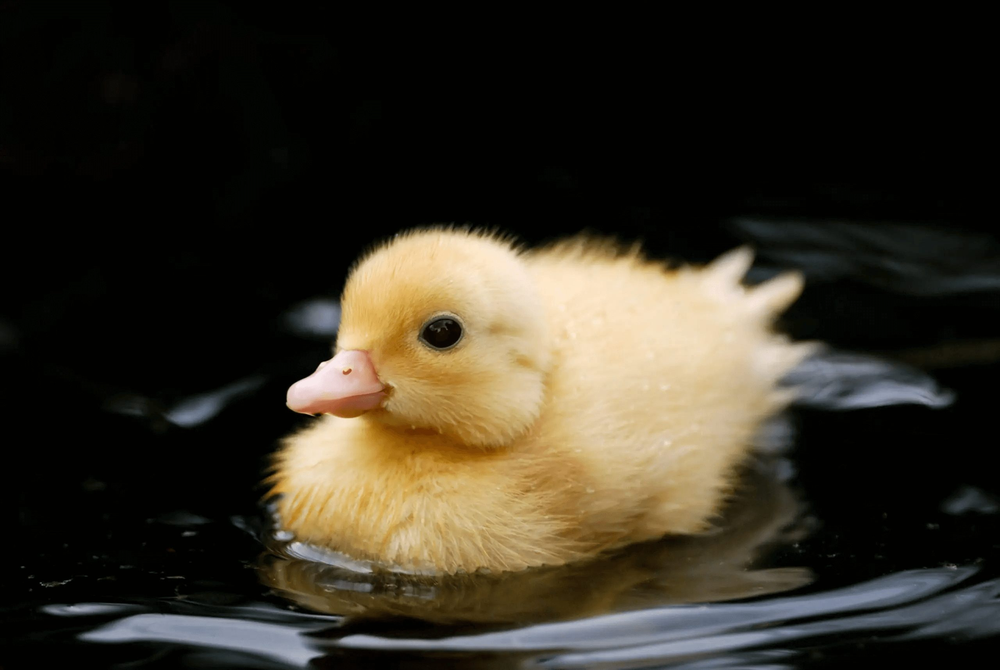
#> input picture image.png, 1000 x 670 px, shrunk from 2560 x 1714 before the run
$ python Patel_Lab_1.py
#> lines starting #> are read from the running program, lines starting #| are printed output that depends on the picture; after the words box and inside, x2 and y2 are one past the last pixel; in counts of white or black regions, pixels touching at a corner belong together
import numpy as np
import matplotlib.pyplot as plt
from mpl_toolkits.mplot3d import Axes3D
import scipy.linalg as la
from scipy.optimize import minimize
from scipy.fftpack import fft, fftfreq
import cv2 as cv
import sys

# 3.2 NumPy

# 1) Why is numpy faster than using for loops in Python for operations such as matrix multiplications?

# Numpy is faster for operations because Numpy uses vectorization which is absense of explicit looping/indexing
# as these things take place in optimzied, pre-compiled C code.

# 2) What is the data type used in numpy which makes such operations feasible? Also name a few differences between this data type
# and its similar counterpart in Python

# In NumPy, the data type that enables operations on arrays is called "ndarray", that is Numpy Array, which allows for homogenous
# data storage, meaning all elements within an array must be of the same data type (like integer, float, boolean), unlike Python
# lists where elements can be of different types.

# 3)
a = np.array([1, 2, 3, 4])
print("Example of numpy array:", a)

# 4)
ones_array = np.ones((3,4))
zeroes_array = np.zeros((4,3))
print("Array of 1’s with dimension 3x4:")
print(ones_array)
print("Array of 0’s with dimension 4x3:")
print(zeroes_array)

# 5)
A = np.array([[1, 2, 3], [4, 5, 6]])
B = np.array([[1, 2, 3, 4], [5, 6, 7, 8], [9, 10, 11, 12]])
result = np.dot(A, B)
print("Example of Matrix Multiplication:")
print(result)

# 6)
A = np.array([[3, 1], [1, 2]])
D,V = np.linalg.eig(A)
print("Eigenvalues:", D)
print("Eigenvectors:\n", V)

# 3.3 Matplotlib

# 1 and 2)
x = np.linspace(0, 2 * np.pi, 100)
y = np.sin(x)
# Plot the sine function
plt.plot(x, y)
plt.xlabel('x')
plt.ylabel('sin(x)')
plt.title('Sine Function')
plt.show()
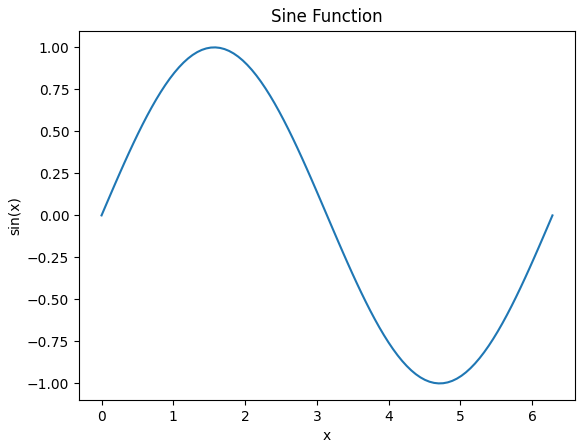
#> figure drawn by matplotlib, 1 panel; curve peaks at x = 1.59, y = 1

#3)
# Define the function z = sin(x^2 + y^2)
def func(x, y):
    return np.sin(np.sqrt(x**2 + y**2))

# Create a grid of x and y values
x = np.linspace(-10, 10, 100)
y = np.linspace(-10, 10, 100)
X, Y = np.meshgrid(x, y)
Z = func(X, Y)

# Plot the 3D surface
fig = plt.figure(figsize=(10, 7))
ax = fig.add_subplot(111, projection='3d')
surf = ax.plot_surface(X, Y, Z, cmap='viridis', edgecolor='k')

# Add labels and a color bar
ax.set_xlabel('X-axis')
ax.set_ylabel('Y-axis')
ax.set_zlabel('Z-axis')
plt.colorbar(surf, ax=ax, shrink=0.5, aspect=10)
plt.title('3D plot of z = sin(x^2 + y^2)')
plt.show()
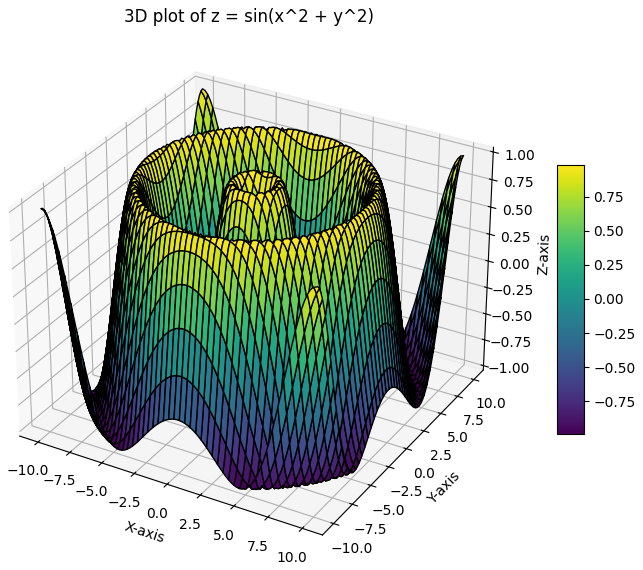
#> figure drawn by matplotlib, 2 panels

# 3.4 SciPy

# 1)
A = ([3, 1],[1, 2])
B = ([9], [8])
x = la.solve(A,B)
print("The solution for x and y is:", x)

# 2)

# Define the function y = x^2 + 2x
def function(x):
    return (x**2 + 2*x)
# Minimize the function
result = minimize(function,1).x
print("The minimum of the function is:", result)

# 3)

# Define the function
x = np.linspace(0, 1, 1000, endpoint=False)  # 1000 points in the interval [0, 1)
f_x = np.sin(100 * np.pi * x) + 0.5 * np.sin(160 * np.pi * x)

# Perform Fourier Transformation
fft_result = fft(f_x)
frequencies = fftfreq(len(x), d=(x[1] - x[0]))  # Frequency bins

# Take only positive frequencies for plotting
positive_freqs = frequencies[frequencies >= 0]
positive_fft = np.abs(fft_result[frequencies >= 0])

# Plot the frequency response
plt.figure(figsize=(10, 6))
plt.plot(positive_freqs, positive_fft, label="Frequency Response")
plt.title("Frequency Response of the Signal")
plt.xlabel("Frequency (Hz)")
plt.ylabel("Amplitude")
plt.grid()
plt.legend()
plt.show()
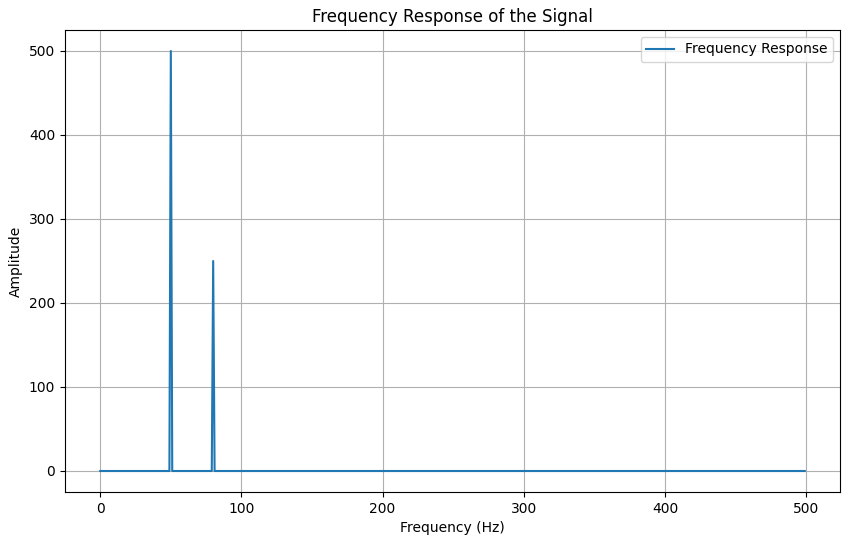
#> figure drawn by matplotlib, 1 panel; curve peaks at x = 50, y = 500

# 3.5 Open CV

#1)
#Read in Image
img = cv.imread(cv.samples.findFile("image.png"))
#> img is the input picture: shape (670, 1000, 3); mean B, G, R 36.7, 48.9, 54.7

if img is None:
    sys.exit("Could not read the image.")

#Grayscale the image
gray_image = cv.cvtColor(img, cv.COLOR_BGR2GRAY)
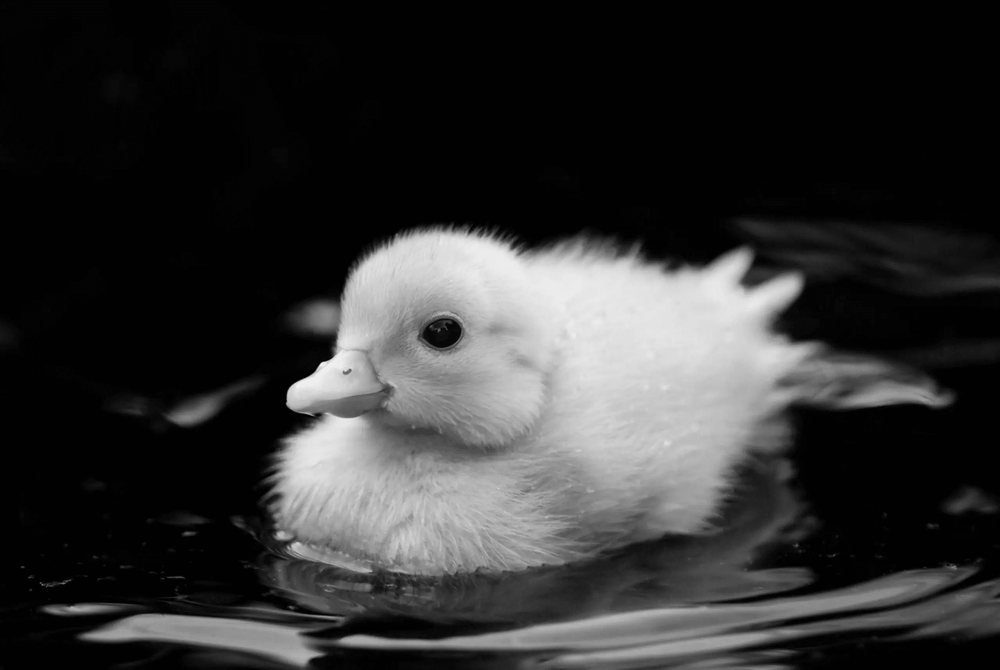
#> gray_image: shape (670, 1000); min 0, max 243, mean 49.3

#Filter and Edge Detection
blurred = cv.GaussianBlur(src=gray_image, ksize=(3, 5), sigmaX=0.5)
edges = cv.Canny(blurred, 70, 135)
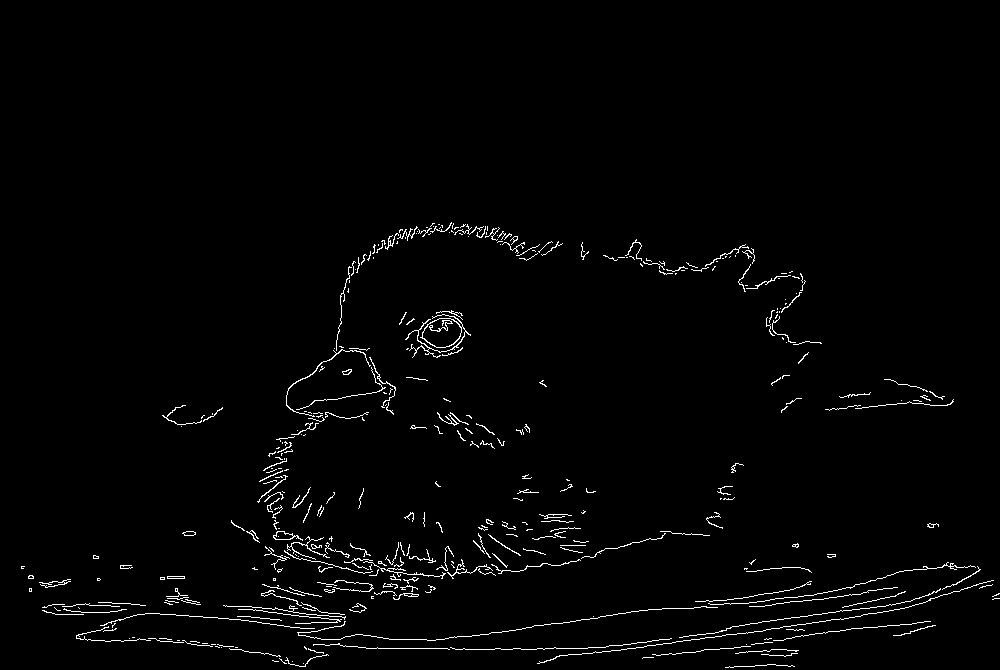
#> edges: shape (670, 1000); 1.8% white in thin lines or dots, all inside (x1, y1, x2, y2) = (21, 222, 1000, 668)

#Face Detection
haar_cascade = cv.CascadeClassifier(cv.data.haarcascades + 'Haarcascade_frontalface_default.xml')
faces_rect = haar_cascade.detectMultiScale(gray_image, 1.1, 9)
#> faces_rect = ()

for (x, y, w, h) in faces_rect:
    cv.rectangle(img, (x, y), (x+w, y+h), (0, 255, 0), 2)
#> this loop made 0 passes

# Convert images from BGR to RGB for correct display in matplotlib
image_rgb = cv.cvtColor(img, cv.COLOR_BGR2RGB)
gray_image_rgb = cv.cvtColor(gray_image, cv.COLOR_BGR2RGB)
edges_rgb = cv.cvtColor(edges, cv.COLOR_BGR2RGB)

# Plot the images using matplotlib
plt.figure(figsize=(7, 5))

# Plot grayscale image
plt.subplot(1, 3, 1)
plt.imshow(gray_image_rgb)
plt.title('Grayscale Image')
plt.axis('off')

# Plot edge detection result
plt.subplot(1, 3, 2)
plt.imshow(edges_rgb, cmap='gray')
plt.title('Edge Detection')
plt.axis('off')

# Plot face detection result
plt.subplot(1, 3, 3)
plt.imshow(image_rgb)
plt.title('Face Detection')
plt.axis('off')

# Show all images
plt.show()
